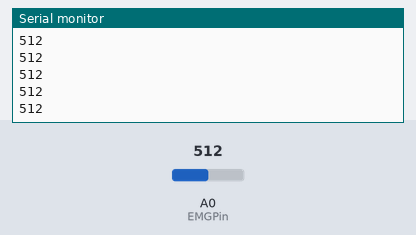
Simulated run of this sketch. Board: Arduino Uno, built with avr-gcc and run on an emulated ATmega328P. On the bench: the last lines printed to the serial monitor. The test bench sets the inputs (shaded band); at power-on: A0 (EMGPin) = 512.

Above: at 1.2 s.
1.3 s: A0 (EMGPin) set to 716
At 1.31 s:
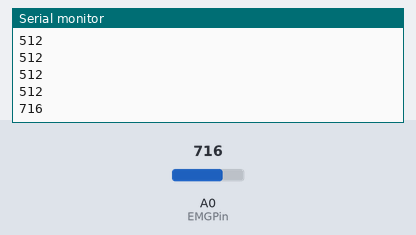
2.8 s: A0 (EMGPin) set to 900
At 2.81 s:
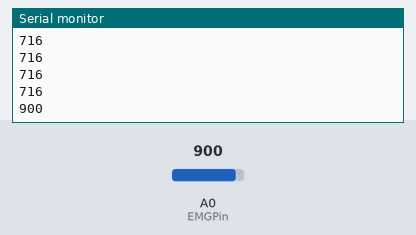
Timing chart, 0 to 5.8 s (numbered marks = the images above; inputs shaded):
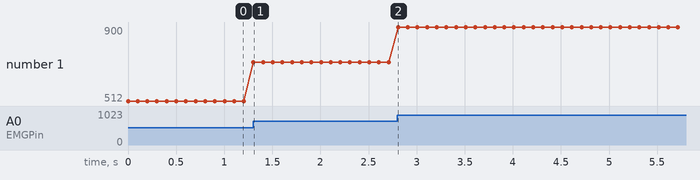

The sketch:

RM_Project_SKELEBONES_V4.ino
```cpp
//this is version 4 that tests out the emg system

int EMGPin = A0;
int EMGVal = 0;

void setup() {
Serial.begin(9600);

}

void loop() {
EMGVal = analogRead(EMGPin);
Serial.println(EMGVal);
delay(100);

}
```

Measured:
- after the input at 1.3 s, the serial monitor: prints a new line at once (image 1)
- after the input at 2.8 s, the serial monitor: prints a new line at once (image 2)
- plotted number 1: 512 → 716 after the input at 1.3 s, 716 → 900 after the input at 2.8 s
